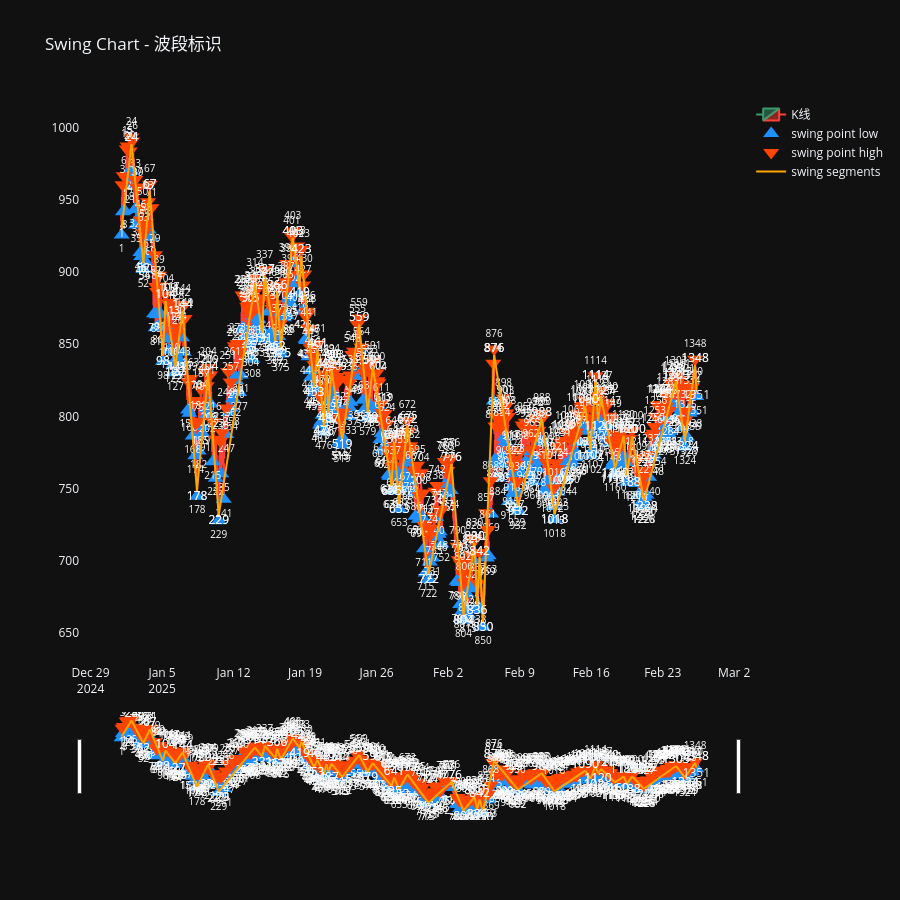

This figure's notebook cell:
### Code cell
from collections import namedtuple
from time import sleep
import logging

from pulao.logging import init_logging

import pandas as pd

from pulao.trend import TrendManager
from pulao.swing import SwingManager
from pulao.bar import SBar, SBarManager, CBarManager
from vnpy.trader.constant import Exchange, Interval
from vnpy.trader.object import BarData

import polars as pl
import plotly.graph_objects as go
from plotly.subplots import make_subplots
from pulao.constant import *

from pulao.logging import logger
init_logging(level=logging.DEBUG)
open("./logs/pulao.log", "w").close() # 每次运行前清空日志
logger.debug("开始运行")

df = pl.read_csv("../dataset/I8888.XDCE_60m.csv", try_parse_dates=True)
df = df.slice(0)  # test

sbar_list = []
columns = df.columns

for idx, row in enumerate(df.iter_rows()):
    row_dict = dict(zip(columns, row))
    # datetime,open,close,high,low,volume,money,open_interest,signal
    datetime = row_dict["datetime"]
    o = row_dict["open"]
    close = row_dict["close"]
    high = row_dict["high"]
    low = row_dict["low"]
    volume = row_dict["volume"]
    money = row_dict["money"]
    open_interest = row_dict["open_interest"]

    bar = BarData(
        gateway_name="ctp-test",
        symbol="i8888",
        exchange=Exchange.SHFE,
        interval=Interval.MINUTE,
        datetime=datetime,
        open_price=o,
        close_price=close,
        high_price=high,
        low_price=low,
        volume=volume,
        open_interest=open_interest,
        turnover=money,
    )
    sbar = SBar(symbol=bar.symbol, exchange=bar.exchange.value, interval=bar.interval.value, datetime=datetime, turnover=money, open_price=o, close_price=close, high_price=high, low_price=low, volume=volume)

    sbar_list.append(sbar)
# 模拟行情数据接收
sbar_manager = SBarManager()
cbar_manager = CBarManager(sbar_manager=sbar_manager)
swing_manager = SwingManager(cbar_manager=cbar_manager)
tred_manager = TrendManager(swing_manager=swing_manager)
# 流入模拟数据
for sbar in sbar_list:
    sbar_manager.append(sbar)

logger.debug("运行结束")
# sleep(3) # 等一会，让日志输出完
#
# region . Plotly - Cbar
#
df_cbar = cbar_manager.df_cbar.to_pandas()
df_cbar["datetime"] = pd.date_range("2025-01-01", periods=df_cbar.shape[0], freq="h")
df_cbar["open_price"] = df_cbar["high_price"]
df_cbar["close_price"] = df_cbar["low_price"]
df_cbar.insert(0, "index", range(len(df_cbar)))

# region 构建波段数据
df_swing = swing_manager.df_swing.to_pandas()
df_swing["start_datetime"] = pd.Series(dtype="datetime64[ns]")
df_swing["end_datetime"] = pd.Series(dtype="datetime64[ns]")
df_swing.insert(0, "index", range(len(df_swing)))

for i, row in enumerate(df_swing.itertuples()):
    df = df_cbar[(df_cbar["id"] >= row.start_id) & (df_cbar["id"] <= row.end_id)]
    start_datetime = df.iloc[0]["datetime"]
    end_datetime = df.iloc[-1]["datetime"]
    df_swing.at[i, "start_datetime"] = start_datetime
    df_swing.at[i, "end_datetime"] = end_datetime

xs = []
ys = []
texts = []
text_positions  = []
for i, row in enumerate(df_swing.itertuples()):
    xs += [row.start_datetime, row.end_datetime, None]
    start_index = df_cbar[(df_cbar["id"] == row.start_id)]["index"].iloc[0]
    end_index = df_cbar[(df_cbar["id"] == row.end_id)]["index"].iloc[0]
    if row.direction == Direction.UP:
        start_price = df_cbar[(df_cbar["id"] == row.start_id)]["low_price"].iloc[0]
        end_price = df_cbar[(df_cbar["id"] == row.end_id)]["high_price"].iloc[0]
        text_positions += ['bottom center', 'top center', "middle center"]
    else:
        start_price = df_cbar[(df_cbar["id"] == row.start_id)]["high_price"].iloc[0]
        end_price = df_cbar[(df_cbar["id"] == row.end_id)]["low_price"].iloc[0]
        text_positions += ['top center', 'bottom center', "middle center"]
    ys += [start_price, end_price, None]
    texts += [start_index, end_index, None]


# endregion

fig = make_subplots(
    rows=1, cols=1
)
fig.add_trace(go.Candlestick(
    x=df_cbar['datetime'],
    open=df_cbar['open_price'],
    high=df_cbar['high_price'],
    low=df_cbar['low_price'],
    close=df_cbar['close_price'],
    name='K线',
), row=1, col=1)

df_fractal_bottom = df_cbar[(df_cbar['fractal_type'] == FractalType.BOTTOM)]

fig.add_trace(go.Scatter(
    x=df_fractal_bottom['datetime'],
    y=df_fractal_bottom['low_price'] * 0.995,   # 放在K线最低价下方一点，不遮挡蜡烛
    mode='markers+text',
    name='swing point low',
    marker=dict(
        symbol='triangle-up',
        size=14,
        color='#1E90FF',
    ),
    text=df_fractal_bottom["index"],      # ← 添加序号
    textposition="bottom center",              # ← 文字位置
    textfont=dict(size=10, color="white"),
    hovertemplate=
        "<b>波段低点</b><br>" +
        "时间: %{x}<br>" +
        "价格: %{y:.2f}<br>" +
        "<extra></extra>"
), row=1, col=1)


df_fractal_top = df_cbar[(df_cbar['fractal_type'] == FractalType.TOP)]

fig.add_trace(go.Scatter(
    x=df_fractal_top['datetime'],
    y=df_fractal_top['high_price'] * 1.005,  # 放在K线最高价上方一点
    mode='markers+text',
    name='swing point high',
    marker=dict(
        symbol='triangle-down',
        size=14,
        color='#FF4500',
    ),
    text=df_fractal_top["index"],      # ← 添加序号
    textposition="top center",              # ← 文字位置
    textfont=dict(size=10, color="white"),
    hovertemplate=
        "<b>波段高点</b><br>" +
        "时间: %{x}<br>" +
        "价格: %{y:.2f}<br>" +
        "<extra></extra>"
), row=1, col=1)

fig.add_trace(go.Scatter(
    x=xs,
    y=ys,
    name='swing segments',
    mode='lines+text',    # lines+text 支持显示文字
    line=dict(width=2, color='orange'),
    text=texts,
    textposition=text_positions,  # 文字位置
))

title = 'Swing Chart - 波段标识'
fig.update_layout(title=title,
                  height=900,
                  hovermode='x unified',  # X轴悬停联动虚线
                  )

fig.update_xaxes(
    showgrid=False,
)

fig.update_yaxes(
    showgrid=False,
)

fig.show()

# endregion

### Figure 1 — Plotly figure (JSON) as saved in the notebook; plotly's stock layout.template omitted (floating-point values rounded to 4 significant figures; data arrays with more than 128 entries replaced by an {"elided": "..."} marker saying what was removed)
{"data": [{"close": {"elided": "1353 float values"}, "high": {"elided": "1353 float values"}, "low": {"elided": "1353 float values"}, "name": "K线", "open": {"elided": "1353 float values"}, "x": {"elided": "1353 str values"}, "type": "candlestick", "xaxis": "x", "yaxis": "y"}, {"hovertemplate": "<b>波段低点</b><br>时间: %{x}<br>价格: %{y:.2f}<br><extra></extra>", "marker": {"color": "#1E90FF", "size": 14, "symbol": "triangle-up"}, "mode": "markers+text", "name": "swing point low", "text": {"elided": "314 float values"}, "textfont": {"color": "white", "size": 10}, "textposition": "bottom center", "x": {"elided": "314 str values"}, "y": {"elided": "314 float values"}, "type": "scatter", "xaxis": "x", "yaxis": "y"}, {"hovertemplate": "<b>波段高点</b><br>时间: %{x}<br>价格: %{y:.2f}<br><extra></extra>", "marker": {"color": "#FF4500", "size": 14, "symbol": "triangle-down"}, "mode": "markers+text", "name": "swing point high", "text": {"elided": "313 float values"}, "textfont": {"color": "white", "size": 10}, "textposition": "top center", "x": {"elided": "313 str values"}, "y": {"elided": "313 float values"}, "type": "scatter", "xaxis": "x", "yaxis": "y"}, {"line": {"color": "orange", "width": 2}, "mode": "lines+text", "name": "swing segments", "text": {"elided": "174 str values"}, "textposition": {"elided": "174 str values"}, "x": {"elided": "174 str values"}, "y": {"elided": "174 float values"}, "type": "scatter"}], "layout": {"xaxis": {"anchor": "y", "domain": [0.0, 1.0], "showgrid": false}, "yaxis": {"anchor": "x", "domain": [0.0, 1.0], "showgrid": false}, "title": {"text": "Swing Chart - 波段标识"}, "height": 900, "hovermode": "x unified"}}
